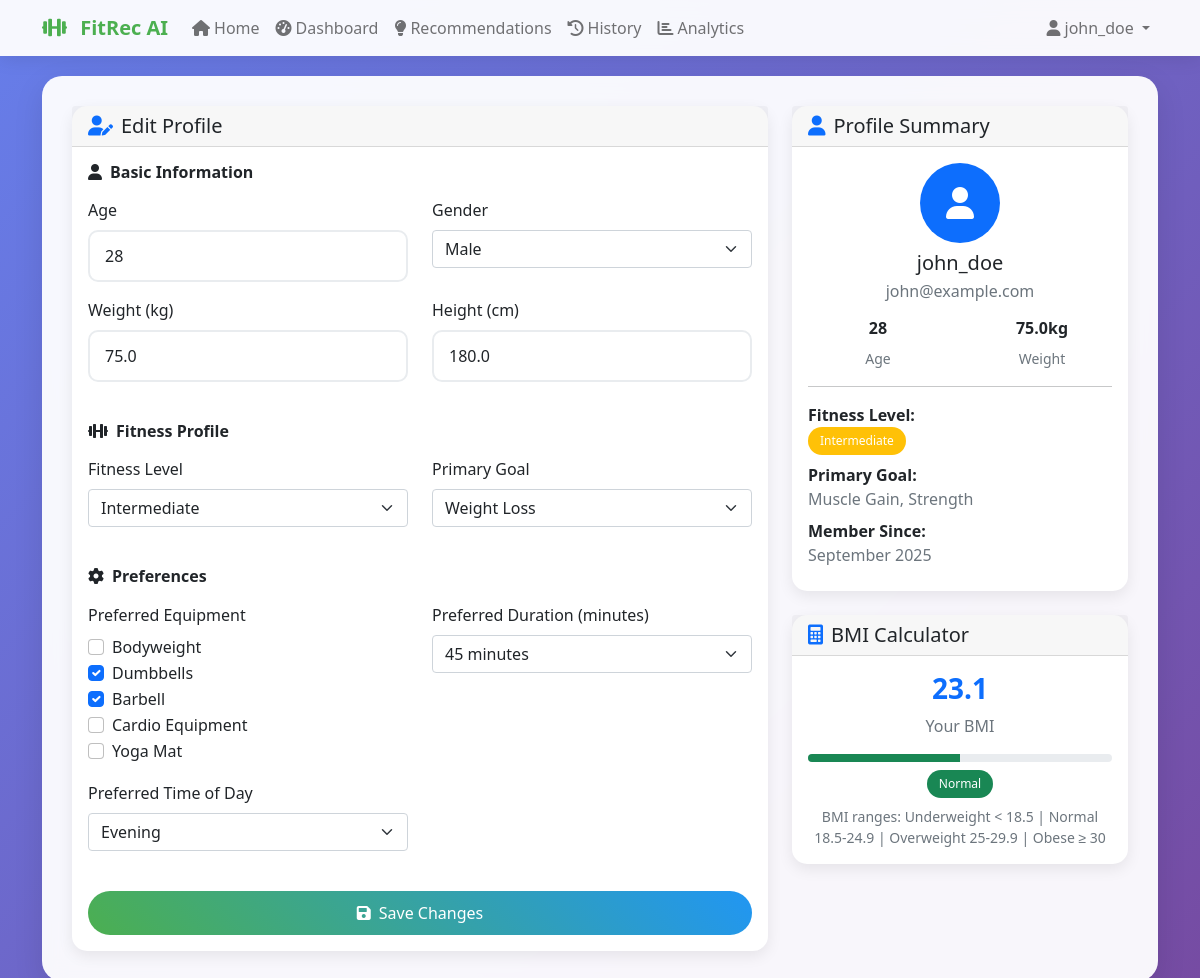
The app's page /profile (signed in) with its own data.
### models.py (models this page shows, shortened)
class User(db.Model):
    id = db.Column(db.Integer, primary_key=True)
    username = db.Column(db.String(80), unique=True, nullable=False)
    email = db.Column(db.String(120), unique=True, nullable=False)
    age = db.Column(db.Integer)
    gender = db.Column(db.String(10))
    weight = db.Column(db.Float)  # in kg
    height = db.Column(db.Float)  # in cm
    fitness_level = db.Column(db.String(20))  # beginner, intermediate, advanced
    goals = db.Column(db.String(200))  # weight_loss, muscle_gain, endurance, etc.
    preferences = db.Column(db.Text)  # JSON string of user preferences
    created_at = db.Column(db.DateTime, default=datetime.utcnow)
    workout_history = db.relationship('WorkoutHistory', backref='user', lazy=True)
    def get_preferences(self):
        if self.preferences:
            return json.loads(self.preferences)
        return {}

### app.py (the view, shortened to what this page needs)
    @app.route('/profile', methods=['GET', 'POST'])
    def profile():
        if 'user_id' not in session:
            return redirect(url_for('login'))
        user = User.query.get(session['user_id'])
        if not user:
            session.clear()
            return redirect(url_for('login'))
        return render_template('profile.html', user=user)

### templates/profile.html (shortened to what this page needs)
{% extends "base.html" %}
{% block content %}
<div class="main-content">
    <div class="row">
        <div class="col-lg-8">
            <div class="card">
                <div class="card-header">
                    <h5 class="mb-0">
                        <i class="fas fa-user-edit text-primary me-2"></i>Edit Profile
                    </h5>
                </div>
                <div class="card-body">
                    <form method="POST">
                        <div class="row mb-4">
                            <div class="col-12">
                                <h6 class="fw-bold mb-3">
                                    <i class="fas fa-user me-2"></i>Basic Information
                                </h6>
                            </div>
                            <div class="col-md-6 mb-3">
                                <label class="form-label">Age</label>
                                <input type="number" class="form-control" name="age" value="{{ user.age }}" min="13" max="100" required>
                            </div>
                            <div class="col-md-6 mb-3">
                                <label class="form-label">Gender</label>
                                <select class="form-select" name="gender" required>
                                    <option value="male" {% if user.gender == 'male' %}selected{% endif %}>Male</option>
                                </select>
                            </div>
                            <div class="col-md-6 mb-3">
                                <label class="form-label">Weight (kg)</label>
                                <input type="number" class="form-control" name="weight" value="{{ user.weight }}" min="30" max="300" step="0.1" required>
                            </div>
                            <div class="col-md-6 mb-3">
                                <label class="form-label">Height (cm)</label>
                                <input type="number" class="form-control" name="height" value="{{ user.height }}" min="100" max="250" step="0.1" required>
                            </div>
                        </div>
                        <div class="row mb-4">
                            <div class="col-12">
                                <h6 class="fw-bold mb-3">
                                    <i class="fas fa-dumbbell me-2"></i>Fitness Profile
                                </h6>
                            </div>
                            <div class="col-md-6 mb-3">
                                <label class="form-label">Fitness Level</label>
                                <select class="form-select" name="fitness_level" required>
                                    <option value="intermediate" {% if user.fitness_level == 'intermediate' %}selected{% endif %}>Intermediate</option>
                                </select>
                            </div>
                            <div class="col-md-6 mb-3">
                                <label class="form-label">Primary Goal</label>
                                <select class="form-select" name="goals" required>
                                    <option value="weight_loss" {% if user.goals == 'weight_loss' %}selected{% endif %}>Weight Loss</option>
                                </select>
                            </div>
                        </div>
                        <div class="row mb-4">
                            <div class="col-12">
                                <h6 class="fw-bold mb-3">
                                    <i class="fas fa-cog me-2"></i>Preferences
                                </h6>
                            </div>
                            <div class="col-md-6 mb-3">
                                <label class="form-label">Preferred Equipment</label>
                                <div class="form-check">
                                    <input class="form-check-input" type="checkbox" name="equipment" value="bodyweight"
                                           {% if 'bodyweight' in user.get_preferences().get('equipment', []) %}checked{% endif %}>
                                    <label class="form-check-label">Bodyweight</label>
                                </div>
                                <div class="form-check">
                                    <input class="form-check-input" type="checkbox" name="equipment" value="dumbbells"
                                           {% if 'dumbbells' in user.get_preferences().get('equipment', []) %}checked{% endif %}>
                                    <label class="form-check-label">Dumbbells</label>
                                </div>
                                <div class="form-check">
                                    <input class="form-check-input" type="checkbox" name="equipment" value="barbell"
                                           {% if 'barbell' in user.get_preferences().get('equipment', []) %}checked{% endif %}>
                                    <label class="form-check-label">Barbell</label>
                                </div>
                                <div class="form-check">
                                    <input class="form-check-input" type="checkbox" name="equipment" value="cardio"
                                           {% if 'cardio' in user.get_preferences().get('equipment', []) %}checked{% endif %}>
                                    <label class="form-check-label">Cardio Equipment</label>
                                </div>
                                <div class="form-check">
                                    <input class="form-check-input" type="checkbox" name="equipment" value="yoga mat"
                                           {% if 'yoga mat' in user.get_preferences().get('equipment', []) %}checked{% endif %}>
                                    <label class="form-check-label">Yoga Mat</label>
                                </div>
                            </div>
                            <div class="col-md-6 mb-3">
                                <label class="form-label">Preferred Duration (minutes)</label>
                                <select class="form-select" name="preferred_duration">
                                    <option value="45" {% if user.get_preferences().get('preferred_duration') == 45 %}selected{% endif %}>45 minutes</option>
                                </select>
                            </div>
                            <div class="col-md-6 mb-3">
                                <label class="form-label">Preferred Time of Day</label>
                                <select class="form-select" name="time_of_day">
                                    <option value="evening" {% if user.get_preferences().get('time_of_day') == 'evening' %}selected{% endif %}>Evening</option>
                                </select>
                            </div>
                        </div>
                        <div class="d-grid">
                            <button type="submit" class="btn btn-primary">
                                <i class="fas fa-save me-2"></i>Save Changes
                            </button>
                        </div>
                    </form>
                </div>
            </div>
        </div>
        <div class="col-lg-4">
            <div class="card mb-4">
                <div class="card-header">
                    <h5 class="mb-0">
                        <i class="fas fa-user text-primary me-2"></i>Profile Summary
                    </h5>
                </div>
                <div class="card-body">
                    <div class="text-center mb-3">
                        <div class="bg-primary text-white rounded-circle d-inline-flex align-items-center justify-content-center" style="width: 80px; height: 80px;">
                            <i class="fas fa-user fa-2x"></i>
                        </div>
                        <h5 class="mt-2 mb-1">{{ user.username }}</h5>
                        <p class="text-muted mb-0">{{ user.email }}</p>
                    </div>
                    <div class="row text-center">
                        <div class="col-6">
                            <h6 class="fw-bold">{{ user.age }}</h6>
                            <small class="text-muted">Age</small>
                        </div>
                        <div class="col-6">
                            <h6 class="fw-bold">{{ user.weight }}kg</h6>
                            <small class="text-muted">Weight</small>
                        </div>
                    </div>
                    <hr>
                    <div class="mb-2">
                        <strong>Fitness Level:</strong><br>
                        <span class="badge bg-{{ 'success' if user.fitness_level == 'beginner' else 'warning' if user.fitness_level == 'intermediate' else 'danger' }}">
                            {{ user.fitness_level|title }}
                        </span>
                    </div>
                    <div class="mb-2">
                        <strong>Primary Goal:</strong><br>
                        <span class="text-muted">{{ user.goals|replace('_', ' ')|title }}</span>
                    </div>
                    <div class="mb-2">
                        <strong>Member Since:</strong><br>
                        <span class="text-muted">{{ user.created_at.strftime('%B %Y') }}</span>
                    </div>
                </div>
            </div>
            <div class="card">
                <div class="card-header">
                    <h5 class="mb-0">
                        <i class="fas fa-calculator text-primary me-2"></i>BMI Calculator
                    </h5>
                </div>
                <div class="card-body">
                    {% set bmi = user.weight / ((user.height / 100) ** 2) %}
                    <div class="text-center mb-3">
                        <h3 class="fw-bold text-primary">{{ "%.1f"|format(bmi) }}</h3>
                        <p class="text-muted mb-0">Your BMI</p>
                    </div>
                    <div class="progress mb-2" style="height: 8px;">
                        {% if bmi < 18.5 %}
                            <div class="progress-bar bg-info" style="width: 25%"></div>
                        {% elif bmi < 25 %}
                            <div class="progress-bar bg-success" style="width: 50%"></div>
                        {% elif bmi < 30 %}
                            <div class="progress-bar bg-warning" style="width: 75%"></div>
                        {% else %}
                            <div class="progress-bar bg-danger" style="width: 100%"></div>
                        {% endif %}
                    </div>
                    <div class="text-center">
                        {% if bmi < 18.5 %}
                            <span class="badge bg-info">Underweight</span>
                        {% elif bmi < 25 %}
                            <span class="badge bg-success">Normal</span>
                        {% elif bmi < 30 %}
                            <span class="badge bg-warning">Overweight</span>
                        {% else %}
                            <span class="badge bg-danger">Obese</span>
                        {% endif %}
                    </div>
                    <small class="text-muted d-block text-center mt-2">
                        BMI ranges: Underweight < 18.5 | Normal 18.5-24.9 | Overweight 25-29.9 | Obese ≥ 30
                    </small>
                </div>
            </div>
        </div>
    </div>
</div>
{% endblock %}

### templates/base.html (shortened to what this page needs)
<!DOCTYPE html>
<html lang="en">
<head>
    <link href="https://cdn.jsdelivr.net/npm/bootstrap@5.1.3/dist/css/bootstrap.min.css" rel="stylesheet">
    <link rel="stylesheet" href="https://cdnjs.cloudflare.com/ajax/libs/font-awesome/6.0.0/css/all.min.css">
</head>
<body>
    <nav class="navbar navbar-expand-lg navbar-light">
        <div class="container">
            <a class="navbar-brand" href="{{ url_for('index') }}">
                <i class="fas fa-dumbbell me-2"></i>
                FitRec AI
            </a>
            <div class="collapse navbar-collapse" id="navbarNav">
                <ul class="navbar-nav me-auto">
                    <li class="nav-item">
                        <a class="nav-link" href="{{ url_for('index') }}">
                            <i class="fas fa-home me-1"></i>Home
                        </a>
                    </li>
                    {% if session.user_id %}
                    <li class="nav-item">
                        <a class="nav-link" href="{{ url_for('dashboard') }}">
                            <i class="fas fa-tachometer-alt me-1"></i>Dashboard
                        </a>
                    </li>
                    <li class="nav-item">
                        <a class="nav-link" href="{{ url_for('recommendations') }}">
                            <i class="fas fa-lightbulb me-1"></i>Recommendations
                        </a>
                    </li>
                    <li class="nav-item">
                        <a class="nav-link" href="{{ url_for('workout_history') }}">
                            <i class="fas fa-history me-1"></i>History
                        </a>
                    </li>
                    <li class="nav-item">
                        <a class="nav-link" href="{{ url_for('analytics') }}">
                            <i class="fas fa-chart-bar me-1"></i>Analytics
                        </a>
                    </li>
                    {% endif %}
                </ul>
                <ul class="navbar-nav">
                    {% if session.user_id %}
                    <li class="nav-item dropdown">
                        <a class="nav-link dropdown-toggle" href="#" id="navbarDropdown" role="button" data-bs-toggle="dropdown">
                            <i class="fas fa-user me-1"></i>{{ session.username }}
                        </a>
                    </li>
                    {% endif %}
                </ul>
            </div>
        </div>
    </nav>
    <div class="container">
        {% block content %}{% endblock %}
    </div>
</body>
</html>

### templates/base.html (style rules this page uses)
:root { --primary-color: #4CAF50; --secondary-color: #2196F3; --accent-color: #FF9800; --dark-color: #333; --light-color: #f8f9fa; }
body { font-family: 'Segoe UI', Tahoma, Geneva, Verdana, sans-serif; background: linear-gradient(135deg, #667eea 0%, #764ba2 100%); min-height: 100vh; }
.navbar { background: rgba(255, 255, 255, 0.95) !important; backdrop-filter: blur(10px); box-shadow: 0 2px 20px rgba(0, 0, 0, 0.1); }
.navbar-brand { font-weight: bold; color: var(--primary-color) !important; }
.main-content { background: rgba(255, 255, 255, 0.95); border-radius: 20px; box-shadow: 0 10px 30px rgba(0, 0, 0, 0.1); margin: 20px 0; padding: 30px; backdrop-filter: blur(10px); }
.card { border: none; border-radius: 15px; box-shadow: 0 5px 15px rgba(0, 0, 0, 0.08); transition: transform 0.3s ease, box-shadow 0.3s ease; }
.btn-primary { background: linear-gradient(45deg, var(--primary-color), var(--secondary-color)); border: none; border-radius: 25px; padding: 10px 25px; font-weight: 500; transition: all 0.3s ease; }
.form-control { border-radius: 10px; border: 2px solid #e9ecef; padding: 12px 15px; transition: all 0.3s ease; }
.badge { border-radius: 20px; padding: 8px 12px; font-weight: 500; }

### records on screen
User: username "john_doe", age "28", gender "Male", weight "75.0", height "180.0", fitness_level "Intermediate", preferences "☑", preferred_duration "45 minutes", time_of_day "Evening", email "john@example.com", goals "Muscle Gain, Strength", created_at "September 2025"

### other values on screen
{{ "%.1f"|format(bmi) }} "23.1"
